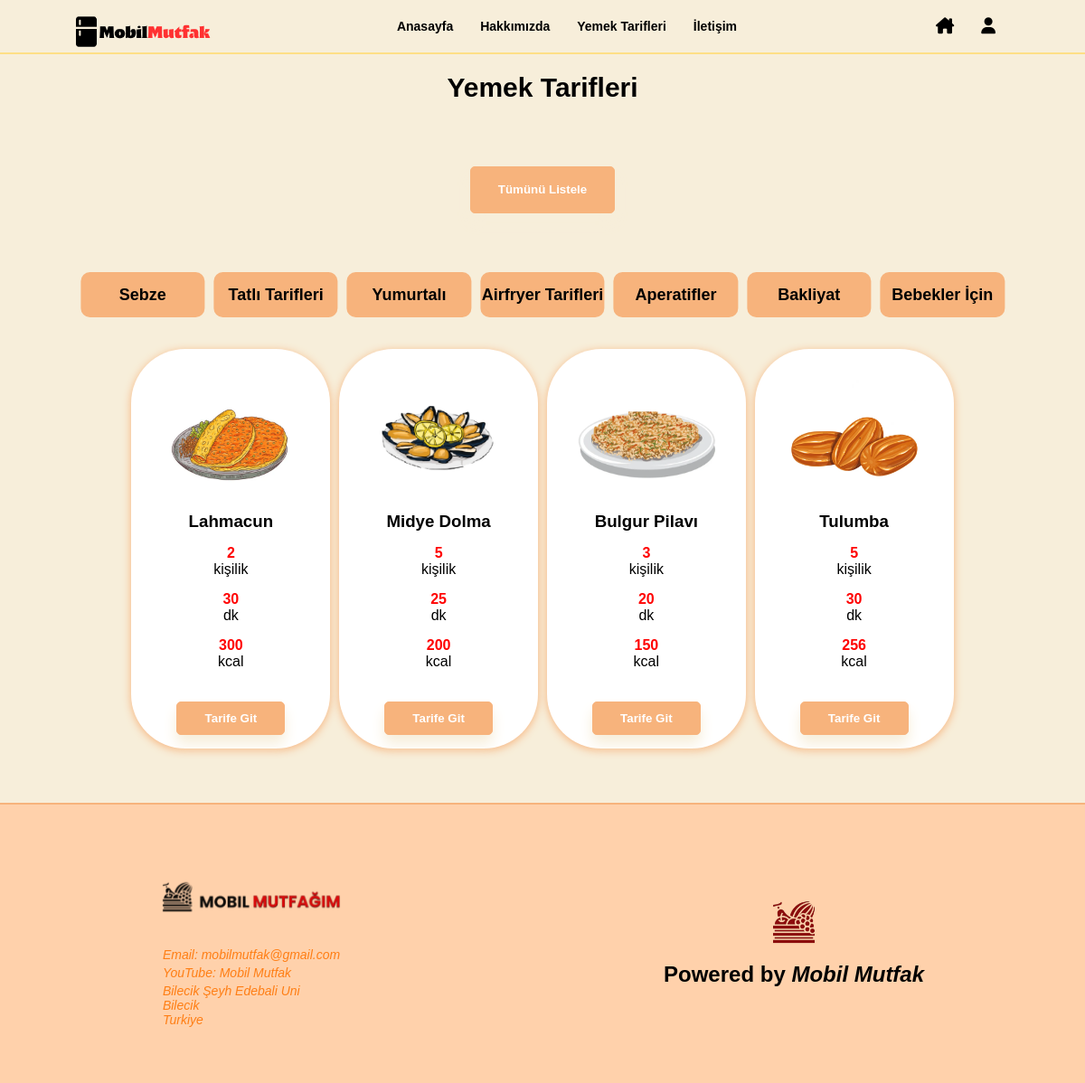
Screenshot of /yemektarifleri with the database file from the repository.
### movies/models.py (models this page shows, shortened)
class Category(models.Model):
    name = models.CharField(max_length=100)

class Movie(models.Model):
    film_adi = models.CharField(max_length=200)
    resim = models.CharField(max_length=100)
    vakit= models.CharField(max_length=100 , default= 0)
    kisilik= models.CharField(max_length=100 , default= 0)
    defter= models.CharField(max_length=200 , default= 0)
    anasayfa = models.BooleanField(default=False)
    category = models.ForeignKey(Category, on_delete=models.CASCADE)
    kalori = models.CharField(max_length=100 , default=0)
    tarif = models.CharField(max_length=5000, default=0) #tarif

### movies/views.py (the view)
# urls.py: path("yemektarifleri", views.yemektarifleri, name="yemektarifleri"),
def yemektarifleri(request):
    data = {
        "kategoriler": Category.objects.all(),
        "filmler": Movie.objects.all(),
    }
    return render(request, "menu2.html", data)

### movies/templates/menu2.html (shortened to what this page needs)
{% extends 'main.html' %}
{% load static %}
{% block style %}
<link href="
https://cdn.jsdelivr.net/npm/@splidejs/splide@4.1.4/dist/css/splide.min.css
" rel="stylesheet">
{% endblock style %}
{% block content %}
<div class="home">
    <div class="main_slide3">
        <div class="fav-head">
            <h3>Yemek Tarifleri</h3>
        </div>
        <div style="padding-bottom: 50px;">
            <a href="{% url 'yemektarifleri' %}"><button class="red_btn">Tümünü Listele</button></a>
            </div>
        <section class="splide" aria-label="Splide Basic HTML Example" >
            <div class="splide__track">
                <ul class="splide__list">
                    {% for kategori in kategoriler %}
                    {% if category.id == selected_category %}
                    <li class="splide__slide"><a href="{% url 'moviesbycategory' kategori.id %}"><div >{{kategori.name|title}}</div></a></li>
                    {% endif %}
                    {% endfor %}
                </ul>
            </div>
        </section>
        <div class="fav-food">
            {% for film in filmler %}
            <div class="item">
                <div class="div">
                    <img src="{% static '/img/'|add:film.resim %}" alt="">
                </div>
<div style="margin-top: -30px;">
                <h3>{{film.film_adi}}</h3>
                <p><h4><span style="color: rgb(255, 0, 0)";>{{ film.kisilik }}</span></h4>  kişilik</p>
                <p><h4><span style="color: rgb(255, 0, 0)";>{{ film.vakit }}</span></h4> dk</p>
                <p><h4><span style="color: rgb(255, 0, 0)";>{{ film.kalori }}</span></h4> kcal</p>
</div>
                 <a href="{% url 'moviedetails' id=film.id %}"><button class="red_btn">Tarife Git</button></a>
            </div>
           {% endfor %}
        </div>
    </div>
</div>
{% endblock content %}

### movies/static/css/index2.css (style rules this page uses)
* { margin: 0; padding: 0; box-sizing: border-box; list-style: none; text-decoration: none; color: black; font-family: Verdana, Geneva, Tahoma, sans-serif; }
.home { background-color: rgb(247, 238, 218); padding: 0 7vw; }
.home img { width: 790px; }
.red_btn { cursor: pointer; margin-top: 20px; width: 160px; font-weight: bold; color: white; line-height: 50px; background-color: rgb(247, 179, 124); border-radius: 5px; border: 1px solid rgb(247, 179, 124); box-shadow: 0 10px 15px rgb(247, 238, 218); transition: all 0.2s; }
.item { width: 250px; padding: 30px; text-align: center; }
.item div { height: 160px; }
.item img { width: 160px; margin-bottom: 15px; }
.item p { font-size: 12px; margin-top: 15px; margin-bottom: 10px; }
.item .red_btn, .item .white_btn { width: 120px; line-height: 35px; }
.main_slide3 { display: flex; flex-direction: column; align-items: center; width: 100%; position: relative; z-index: 1; }
.main_slide3 .fav-head { text-align: center; width: 450px; margin-bottom: 30px; }
.main_slide3 .fav-head h3 { font-size: 30px; padding: 20px 0; }
.main_slide3 .fav-food { margin: 30px 0; display: flex; flex-wrap: wrap; justify-content: space-evenly; width: 90%; }
.main_slide3 .fav-food .item { background-color: white; border-radius: 60px; margin-bottom: 30px; box-shadow: 0 2px 10px rgb(247, 179, 124); width: 220px; padding: 15px; padding-top: 20px; text-align: center; cursor: pointer; }
.main_slide3 .fav-food .item div { height: 160px; margin-bottom: 30px; }
.main_slide3 .fav-food .item img { width: 160px; margin-bottom: 15px; }
.splide { padding-top: 10px; width: 100%; }
.splide__track { display: block; }
.splide__list { list-style: none; padding: 0; margin: 0; }
.splide__slide { display: inline-block; }
.splide__slide div { height: 50px; background-color: rgb(247, 179, 124); color: white; text-align: center; line-height: 50px; font-family: Arial, sans-serif; font-size: 18px; border-radius: 10px; margin: 5px; color: black; font-weight: bold; }

### rows the page displays
Category: name "Airfryer Tarifleri"
Category: name "Aperatifler"
Category: name "Bakliyat…"
Category: name "Bebekler İçin"
Category: name "Sebze…"
Category: name "Tatlı Tarifleri"
Category: name "Yumurtalı…"
Movie: resim (picture), film_adi "Lahmacun", kisilik "2", vakit "30", kalori "300"
Movie: resim (picture), film_adi "Midye Dolma", kisilik "5", vakit "25", kalori "200"
Movie: resim (picture), film_adi "Bulgur Pilavı", kisilik "3", vakit "20", kalori "150"
Movie: resim (picture), film_adi "Tulumba", kisilik "5", vakit "30", kalori "256"
